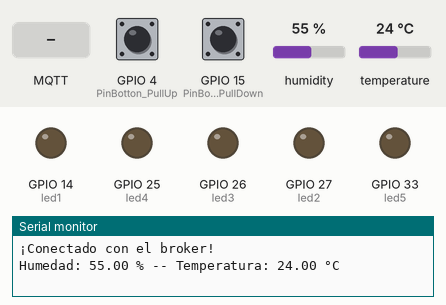
Bench run of a sketch on a simulated ESP32. Parts: output pins drawn as LEDs (lit = HIGH), the last lines printed to the serial monitor. The inputs (shaded band) are chosen by the test bench; at power-on: GPIO 4 (PinBotton_PullUp) HIGH, GPIO 15 (PinBotton_PullDown) LOW, humidity 55 %, temperature 24 °C. No MQTT or app messages arrive unless stated.

Above: at 6.2 s.
6.3 s: MQTT message "1" arrives on the first subscribed topic
At 7.4 s:
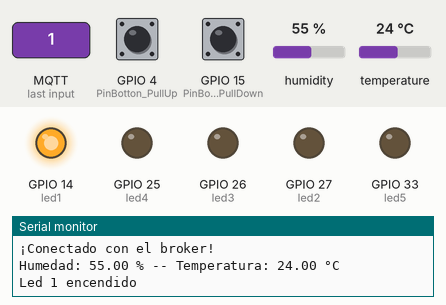
8.0 s: MQTT message "2" arrives on the first subscribed topic
At 8.5 s:
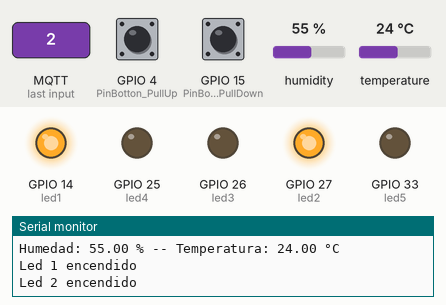
9.5 s: MQTT message "3" arrives on the first subscribed topic
At 10.7 s:
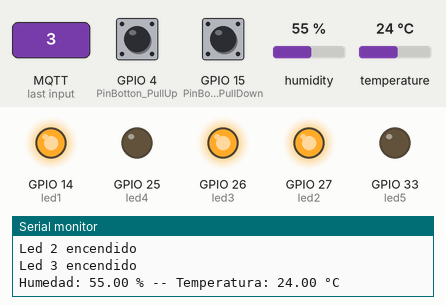
11.0 s: MQTT message "4" arrives on the first subscribed topic
At 12.0 s:
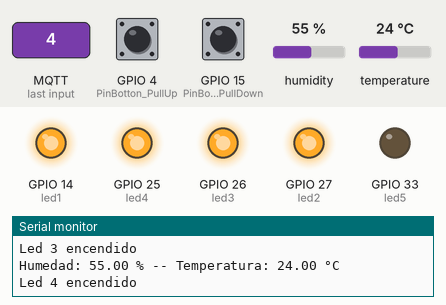
12.5 s: MQTT message "5" arrives on the first subscribed topic
At 13.1 s:
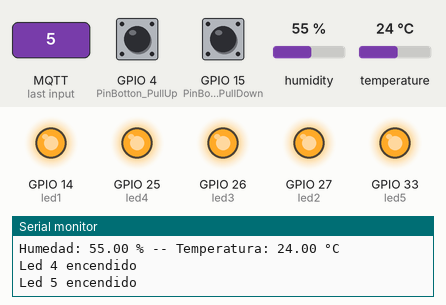
Timing chart, 0 to 15.5 s (numbered marks = the images above; inputs shaded):
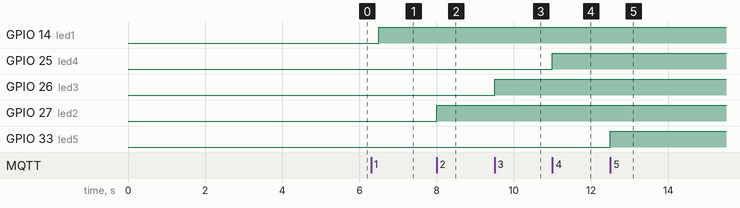

The sketch:

03_comunicacion_mqtt.ino
```cpp
/*
  Proyecto IoT 3: Comunicación MQTT con ESP32
  Autor: Pichardo Rico Cristian Eduardo
  Fecha de última modificación: [28/06/2026]

  Descripción:
  Este proyecto implementa un cliente MQTT en el ESP32 que se comunica con un broker (mosquitto)
  para publicar datos de sensores y recibir comandos para controlar LEDs.
  Los sensores incluyen: fotoresistencia (LDR), potenciómetro y DHT11 (temperatura/humedad).
  Además, se pueden controlar 5 LEDs mediante comandos numéricos enviados por MQTT.
  Los botones físicos permiten publicar los valores de los sensores de forma manual.
  El DHT11 publica automáticamente cada 5 segundos.

  Conexiones:
  - LED1: GPIO 14
  - LED2: GPIO 27
  - LED3: GPIO 26
  - LED4: GPIO 25
  - LED5: GPIO 33
  - Botón Pull-up: GPIO 4 (activo bajo)
  - Botón Pull-down: GPIO 15 (activo alto)
  - LDR: GPIO 34 (entrada analógica)
  - Potenciómetro: GPIO 35 (entrada analógica)
  - DHT11: GPIO 32
*/

// Bibliotecas necesarias
#include <EspMQTTClient.h>  // Cliente MQTT para ESP32
#include <DHT.h>             // Sensor DHT11

// Definición de pines
#define PinBotton_PullUp 4    // Botón 1 (pull-up interno)
#define PinBotton_PullDown 15 // Botón 2 (pull-down externo)
#define luz 34                // LDR (fotoresistencia)
#define pot 35                // Potenciómetro
#define led1 14               // Leds
#define led2 27
#define led3 26
#define led4 25
#define led5 33
#define pinDHT 32             // Pin de datos del DHT11
#define DHTTYPE DHT11         // Tipo de sensor DHT

// Arreglo con todos los LEDs para facilitar el manejo en bucles
const int leds[5] = {led1, led2, led3, led4, led5};

// Configuración de la red WiFi y del broker MQTT
const char* ssid = "Nombre_red";
const char* password = "Contraseña_red";
const char* broker = "test.mosquitto.org";  // Broker público de prueba
const char* nameClient = "ESP32_name";  // Identificador único del cliente
const int port = 1883;                       // Puerto estándar MQTT

// Tópicos MQTT (se recomienda una estructura jerárquica)
String topicSubLed = "ClaseIoT/Pichardo/Led";            // Suscripción para control de LEDs
String topicPubLuz = "ClaseIoT/Pichardo/Fotoresistencia"; // Publicación LDR
String topicPubPot = "ClaseIoT/Pichardo/Potenciometro";   // Publicación potenciómetro
String topicPubHum = "ClaseIoT/Pichardo/DHT/Humedad";     // Publicación humedad
String topicPubTemp = "ClaseIoT/Pichardo/DHT/Temperatura";// Publicación temperatura

// Variables para control de tiempo (antirrebote y temporización)
long timeCounter = 0;          // Almacena el tiempo de la última lectura por botón
const int timeThreshold = 350; // Umbral en ms para antirrebote
long timeDHT = 0;              // Almacena el tiempo de la última publicación del DHT

// Crear objeto para el sensor DHT
DHT dht(pinDHT, DHTTYPE);

// Crear objeto cliente MQTT (conexión automática)
EspMQTTClient client(ssid, password, broker, nameClient, port);

// Función que se ejecuta al establecer la conexión con el broker MQTT
void onConnectionEstablished() {
  // Suscripción al tópico para recibir comandos de LEDs
  client.subscribe(topicSubLed, [](const String & payload) {
    handleLedControl(payload);  // Llama al manejador con el payload recibido
  });
}

// Manejador de comandos para controlar LEDs
void handleLedControl(const String & payload) {
  int ledValue = payload.toInt();  // Convertir payload a entero

  // Encender un LED específico (1-5)
  if (ledValue == 1) {
    digitalWrite(led1, HIGH);
    Serial.println("Led 1 encendido");
  }
  else if (ledValue == 2) {
    digitalWrite(led2, HIGH);
    Serial.println("Led 2 encendido");
  }
  else if (ledValue == 3) {
    digitalWrite(led3, HIGH);
    Serial.println("Led 3 encendido");
  }
  else if (ledValue == 4) {
    digitalWrite(led4, HIGH);
    Serial.println("Led 4 encendido");
  }
  else if (ledValue == 5) {
    digitalWrite(led5, HIGH);
    Serial.println("Led 5 encendido");
  }
  // Apagar todos los LEDs
  else if (ledValue == 0) {
    for (int i = 0; i < 5 ; i++) {
      digitalWrite(leds[i], LOW);
    }
    Serial.println("Todos los leds se han apagado");
  }
  // Encender LEDs impares (1,3,5)
  else if (ledValue == 6) {
    for (int i = 0; i < 5 ; i++) {
      digitalWrite(leds[i], LOW);
    }
    for (int i = 0; i < 5 ; i = i + 2) {
      digitalWrite(leds[i], HIGH);
    }
    Serial.println("Leds impares encendidos");
  }
  // Encender LEDs pares (2,4)
  else if (ledValue == 7) {
    for (int i = 0; i < 5 ; i++) {
      digitalWrite(leds[i], LOW);
    }
    for (int i = 1; i < 5 ; i = i + 2) {
      digitalWrite(leds[i], HIGH);
    }
    Serial.println("Leds pares encendidos");
  }
  // Efecto "tren" ascendente (LEDs se encienden en secuencia)
  else if (ledValue == 8) {
    Serial.println("Tren encendido");
    for (int i = 0; i < 5 ; i++) {
      digitalWrite(leds[i], LOW);
    }
    for (int i = 0; i < 5 ; i++) {
      digitalWrite(leds[i], HIGH);
      delay(800);
    }
  }
  // Efecto "tren" descendente (LEDs se apagan en secuencia)
  else if (ledValue == 9) {
    Serial.println("Tren apagado");
    for (int i = 0; i < 5 ; i++) {
      digitalWrite(leds[i], HIGH);
    }
    for (int i = 4; i >= 0 ; i--) {
      digitalWrite(leds[i], LOW);
      delay(800);
    }
  }
  else {
    Serial.println("Valor no válido");
  }
}

void setup() {
  Serial.begin(115200);        // Iniciar comunicación serie
  dht.begin();                 // Inicializar sensor DHT

  // Configurar pines de sensores y botones
  pinMode(luz, INPUT);
  pinMode(pot, INPUT);
  pinMode(PinBotton_PullUp, INPUT_PULLUP);   // Botón con pull-up interno
  pinMode(PinBotton_PullDown, INPUT);        // Botón con pull-down externo

  // Configurar pines de LEDs como salida
  for (int i = 0; i < 5 ; i++) {
    pinMode(leds[i], OUTPUT);
  }

  // Verificar estado de la conexión MQTT (inicialmente no está conectado)
  if (!client.isConnected()) {
    Serial.println("¡Conectado con el broker!");
  } else {
    Serial.println("No Conectado, revise su conexión");
  }
  delay(5000);  // Pequeña pausa para estabilizar
}

void loop() {
  client.loop();  // Mantener viva la conexión MQTT y manejar mensajes entrantes

  // Lectura de los botones
  int in_up = digitalRead(PinBotton_PullUp);   // Activo bajo (LOW al presionar)
  int in_down = digitalRead(PinBotton_PullDown); // Activo alto (HIGH al presionar)

  // Botón Pull-up (activo bajo) -> publica valor de la fotoresistencia
  if (in_up == LOW) {
    if (millis() > timeCounter + timeThreshold) {
      int sensorLuz = analogRead(luz);
      client.publish(topicPubLuz, String(sensorLuz));
      Serial.print("El valor de la fotoresistencia es: ");
      Serial.println(sensorLuz);
      timeCounter = millis();
    }
  }

  // Botón Pull-down (activo alto) -> publica valor del potenciómetro
  if (in_down == HIGH) {
    if (millis() > timeCounter + timeThreshold) {
      int sensorPot = analogRead(pot);
      client.publish(topicPubPot, String(sensorPot));
      Serial.print("El valor del potenciometro es: ");
      Serial.println(sensorPot);
      timeCounter = millis();
    }
  }

  // Publicación automática del DHT11 cada 5 segundos
  if (millis() - timeDHT > 5000) {
    float h = dht.readHumidity();
    float t = dht.readTemperature();

    if (isnan(h) || isnan(t)) {
      Serial.println("Error al leer el sensor DHT");
      return;  // Salir si hay error
    }

    // Publicar temperatura y humedad
    client.publish(topicPubTemp, String(t));
    client.publish(topicPubHum, String(h));

    Serial.print("Humedad: ");
    Serial.print(h);
    Serial.print(" % -- Temperatura: ");
    Serial.print(t);
    Serial.println(" °C");

    timeDHT = millis();
  }
}
```

Measured:
- after the input at 6.3 s, GPIO 14 (led1): LOW → HIGH after 0.20 s
- after the input at 8.0 s, GPIO 27 (led2): LOW → HIGH at once
- after the input at 9.5 s, GPIO 26 (led3): LOW → HIGH at once
- after the input at 11.0 s, GPIO 25 (led4): LOW → HIGH at once
- after the input at 12.5 s, GPIO 33 (led5): LOW → HIGH at once
